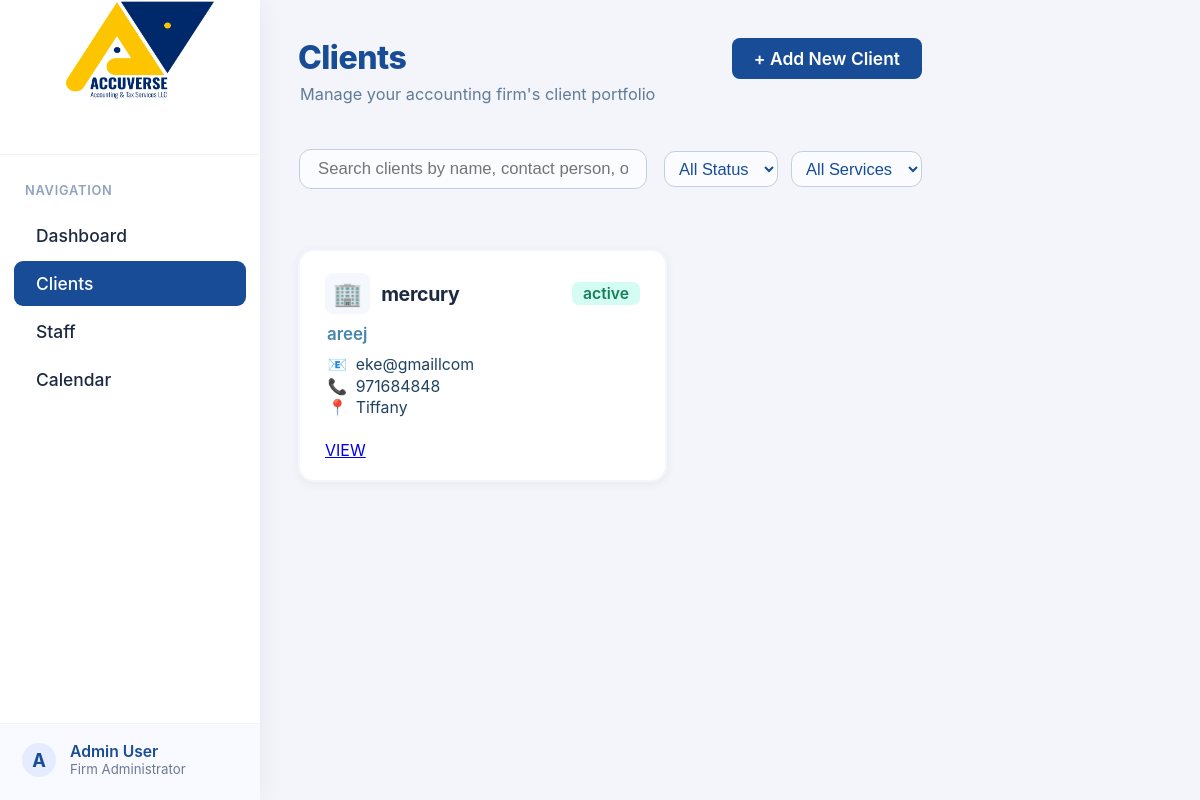
The page /clients/main on the database its author committed.
### clients/models.py (models this page shows, shortened)
class Clientinfo(models.Model):
    company_name = models.CharField(max_length=50)
    client_name = models.CharField(max_length=20)
    client_email = models.EmailField(null=True, blank=True)
    phone = models.CharField(max_length=20, null=True, blank=True)  # Use CharField for phones (can include + etc.)
    address = models.CharField(max_length=255, null=True, blank=True)
    representative_name = models.CharField(max_length=50, null=True, blank=True)
    representative_phone = models.CharField(max_length=20, null=True, blank=True)
    VAT_TRN = models.CharField(max_length=50, null=True, blank=True)
    FTA_email = models.EmailField(null=True, blank=True)
    FTA_password = models.CharField(max_length=100, null=True, blank=True)
    onboarding_date = models.DateField(null=True, blank=True)
    vat_return_months = models.CharField(max_length=100, null=True, blank=True)
    services = models.ManyToManyField(Service, related_name='clients', blank=True)
    staff_assigned=models.ManyToManyField(User,related_name='assigned_clients',blank=True)
    next_VAT_return= models.DateField(null=True, blank=True)
    next_CT_return=models.DateField(null=True, blank=True)
    financial_year=models.CharField(null=True,blank=True)
    ct_financial_year=models.CharField(null=True,blank=True)
    notes = models.TextField(null=True, blank=True)

### clients/views.py (the view)
# urls.py: path('main',views.clients_main,name="dashboard"),
def clients_main(request):
    clients = Clientinfo.objects.all()
    return render(request,"clients_main.html",{"show_clients":clients})

### clients/templates/clients_main.html (shortened to what this page needs)
{% extends "base.html" %}
{% load static %}
{% block extra_css %}
<link rel="stylesheet" href="{% static 'css/client_main.css' %}">
{% endblock %}
{% block content %}<!DOCTYPE html>
<html lang="en">
<head>
</head>
<body>
  <main class="main">
    <div class="main-header">
      <div>
        <h1 class="main-title">Clients</h1>
        <div class="main-caption">Manage your accounting firm's client portfolio</div>
      </div>
<a href="{% url 'add-clients' %}" class="btn btn-primary">
    + Add New Client </a>
    </div>
    <div class="clients-toolbar">
      <input class="search-box" type="text" placeholder="Search clients by name, contact person, or email…">
      <select class="filter-select"><option>All Status</option></select>
      <select class="filter-select"><option>All Services</option></select>
    </div>
    <div class="clients-list">
       <div class="clients-list">
  {% for client in show_clients %}
    <div class="client-card">
      <div class="client-card-header">
        <span class="client-card-icon">🏢</span>
        <span class="client-card-title">{{ client.company_name }}</span>
        <span class="client-card-status active">active</span>
      </div>
      <div class="client-card-meta">{{ client.client_name }}</div>
      <div class="client-card-contact">
        <div><span class="icon">📧</span> {{ client.client_email }}</div>
        <div><span class="icon">📞</span> {{ client.phone }}</div>
        <div><span class="icon">📍</span> {{ client.address }}</div>
      </div>
      <div class="client-card-bottom">
        <a href="{% url 'client-details' client.id %}" class="view-btn"> VIEW
</a>
      </div>
    </div>
  {% empty %}
    <div>No clients found.</div>
  {% endfor %}
</div>
  </main>
</div>
</body>
</html>
{% endblock %}

### static/css/base.css (style rules this page uses)
body { margin: 0; font-family: 'Inter', Arial, sans-serif; background: #f4f5fa; color: #1c2940; }

### static/css/client_main.css (style rules this page uses)
body { margin: 0; font-family: 'Inter', Arial, sans-serif; background: #f4f5fa; color: #1c2940; }
.main { flex: 1; display: flex; flex-direction: column; padding: 38px 38px 0 38px; min-width: 0; }
.main-header { display: flex; justify-content: space-between; align-items: flex-start; padding-bottom: 10px; }
.main-title { margin: 0 0 7px 0; font-size: 2rem; font-weight: 800; color: #184c96; letter-spacing: -0.5px; }
.main-caption { color: #617c98; font-size: 1.02rem; padding-left: 2px; }
.btn { border: none; outline: none; background: #184c96; color: #fff; font-weight: 600; border-radius: 8px; font-size: 1.09rem; padding: 10px 22px; cursor: pointer; transition: background 0.13s; text-decoration: none }
.clients-toolbar { display: flex; gap: 13px; align-items: center; margin: 35px 0 30px 1px; }
.search-box { font-size: 1.045rem; padding: 9px 18px; border: 1.2px solid #c0cfe6; border-radius: 12px; background: #fafcff; width: 310px; outline: none; margin-right: 4px; transition: border 0.13s; }
.filter-select { font-size: 1.03em; border: 1.2px solid #c0cfe6; border-radius: 11px; padding: 7px 12px 7px 10px; background: #fafcff; color: #184c96; }
.clients-list { display: flex; gap: 32px; flex-wrap: wrap; margin-top: 15px; }
.client-card { background: #fff; border-radius: 16px; box-shadow: 0 2px 10px rgba(44,62,80,0.068); width: 315px; padding: 22px 25px 19px 25px; display: flex; flex-direction: column; gap: 9px; margin-bottom: 28px; border: 2.1px solid #f2f7fb; transition: box-shadow 0.14s, border-color 0.14s; }
.client-card-header { display: flex; align-items: center; gap: 11px; font-size: 1.14em; font-weight: 700; margin-bottom: 1px; }
.client-card-icon { background: #f4f7fd; color: #184c96; font-size: 1.28em; border-radius: 8px; padding: 6px 8px 6px 8px; }
.client-card-title { flex: 1; font-size: 1.07em; letter-spacing: -0.3px; }
.client-card-status.active { background: #d4fcf2; color: #178059; border-radius: 7px; padding: 2px 11px; font-size: 0.86em; font-weight: 600; margin-left: 15px; }
.client-card-meta { font-size: 1.06em; color: #4786ad; font-weight: 600; margin-bottom: 2px; margin-left: 2px; }
.client-card-contact { color: #214362; font-size: 0.99em; margin-left: 2.5px; margin-bottom: 4px; }
.client-card-contact .icon { margin-right: 4px; }
.client-card-contact div { margin-bottom: 2.5px; }
.client-card-bottom { display: flex; align-items: center; gap: 13px; margin-top: 7px; margin-bottom: 1px; }

### rows shown on the page
Clientinfo: company_name "mercury", client_name "areej", client_email "eke@gmaillcom", phone "971684848", address "Tiffany"
